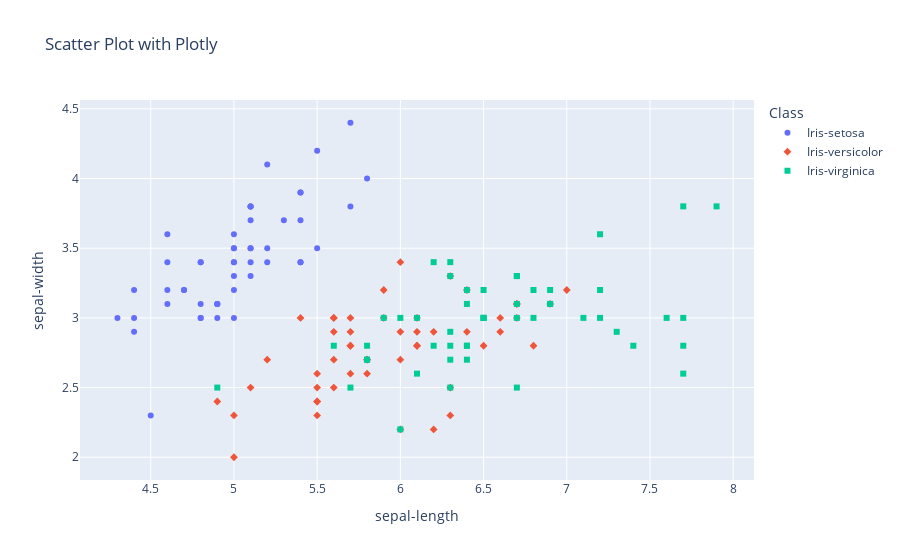

The code cell stored with this chart in its notebook:
### Markdown cell above
## Scatter Plot Plotly

### Code cell
# create scatter plot with plotly
fig = px.scatter(dataset, x = 'sepal-length', y = 'sepal-width', 
                 color = 'Class', symbol = 'Class', title = 'Scatter Plot with Plotly')

# show plot
fig.show()

### Figure 1 — Plotly figure (JSON) as saved in the notebook; plotly's stock layout.template omitted (floating-point values rounded to 4 significant figures)
{"data": [{"hovertemplate": "Class=Iris-setosa<br>sepal-length=%{x}<br>sepal-width=%{y}<extra></extra>", "legendgroup": "Iris-setosa", "marker": {"color": "#636efa", "symbol": "circle"}, "mode": "markers", "name": "Iris-setosa", "orientation": "v", "showlegend": true, "type": "scatter", "x": [5.1, 4.9, 4.7, 4.6, 5, 5.4, 4.6, 5, 4.4, 4.9, 5.4, 4.8, 4.8, 4.3, 5.8, 5.7, 5.4, 5.1, 5.7, 5.1, 5.4, 5.1, 4.6, 5.1, 4.8, 5, 5, 5.2, 5.2, 4.7, 4.8, 5.4, 5.2, 5.5, 4.9, 5, 5.5, 4.9, 4.4, 5.1, 5, 4.5, 4.4, 5, 5.1, 4.8, 5.1, 4.6, 5.3, 5], "xaxis": "x", "y": [3.5, 3, 3.2, 3.1, 3.6, 3.9, 3.4, 3.4, 2.9, 3.1, 3.7, 3.4, 3, 3, 4, 4.4, 3.9, 3.5, 3.8, 3.8, 3.4, 3.7, 3.6, 3.3, 3.4, 3, 3.4, 3.5, 3.4, 3.2, 3.1, 3.4, 4.1, 4.2, 3.1, 3.2, 3.5, 3.1, 3, 3.4, 3.5, 2.3, 3.2, 3.5, 3.8, 3, 3.8, 3.2, 3.7, 3.3], "yaxis": "y"}, {"hovertemplate": "Class=Iris-versicolor<br>sepal-length=%{x}<br>sepal-width=%{y}<extra></extra>", "legendgroup": "Iris-versicolor", "marker": {"color": "#EF553B", "symbol": "diamond"}, "mode": "markers", "name": "Iris-versicolor", "orientation": "v", "showlegend": true, "type": "scatter", "x": [7, 6.4, 6.9, 5.5, 6.5, 5.7, 6.3, 4.9, 6.6, 5.2, 5, 5.9, 6, 6.1, 5.6, 6.7, 5.6, 5.8, 6.2, 5.6, 5.9, 6.1, 6.3, 6.1, 6.4, 6.6, 6.8, 6.7, 6, 5.7, 5.5, 5.5, 5.8, 6, 5.4, 6, 6.7, 6.3, 5.6, 5.5, 5.5, 6.1, 5.8, 5, 5.6, 5.7, 5.7, 6.2, 5.1, 5.7], "xaxis": "x", "y": [3.2, 3.2, 3.1, 2.3, 2.8, 2.8, 3.3, 2.4, 2.9, 2.7, 2, 3, 2.2, 2.9, 2.9, 3.1, 3, 2.7, 2.2, 2.5, 3.2, 2.8, 2.5, 2.8, 2.9, 3, 2.8, 3, 2.9, 2.6, 2.4, 2.4, 2.7, 2.7, 3, 3.4, 3.1, 2.3, 3, 2.5, 2.6, 3, 2.6, 2.3, 2.7, 3, 2.9, 2.9, 2.5, 2.8], "yaxis": "y"}, {"hovertemplate": "Class=Iris-virginica<br>sepal-length=%{x}<br>sepal-width=%{y}<extra></extra>", "legendgroup": "Iris-virginica", "marker": {"color": "#00cc96", "symbol": "square"}, "mode": "markers", "name": "Iris-virginica", "orientation": "v", "showlegend": true, "type": "scatter", "x": [6.3, 5.8, 7.1, 6.3, 6.5, 7.6, 4.9, 7.3, 6.7, 7.2, 6.5, 6.4, 6.8, 5.7, 5.8, 6.4, 6.5, 7.7, 7.7, 6, 6.9, 5.6, 7.7, 6.3, 6.7, 7.2, 6.2, 6.1, 6.4, 7.2, 7.4, 7.9, 6.4, 6.3, 6.1, 7.7, 6.3, 6.4, 6, 6.9, 6.7, 6.9, 5.8, 6.8, 6.7, 6.7, 6.3, 6.5, 6.2, 5.9], "xaxis": "x", "y": [3.3, 2.7, 3, 2.9, 3, 3, 2.5, 2.9, 2.5, 3.6, 3.2, 2.7, 3, 2.5, 2.8, 3.2, 3, 3.8, 2.6, 2.2, 3.2, 2.8, 2.8, 2.7, 3.3, 3.2, 2.8, 3, 2.8, 3, 2.8, 3.8, 2.8, 2.8, 2.6, 3, 3.4, 3.1, 3, 3.1, 3.1, 3.1, 2.7, 3.2, 3.3, 3, 2.5, 3, 3.4, 3], "yaxis": "y"}], "layout": {"legend": {"title": {"text": "Class"}, "tracegroupgap": 0}, "title": {"text": "Scatter Plot with Plotly"}, "xaxis": {"anchor": "y", "domain": [0, 1], "title": {"text": "sepal-length"}}, "yaxis": {"anchor": "x", "domain": [0, 1], "title": {"text": "sepal-width"}}}}
